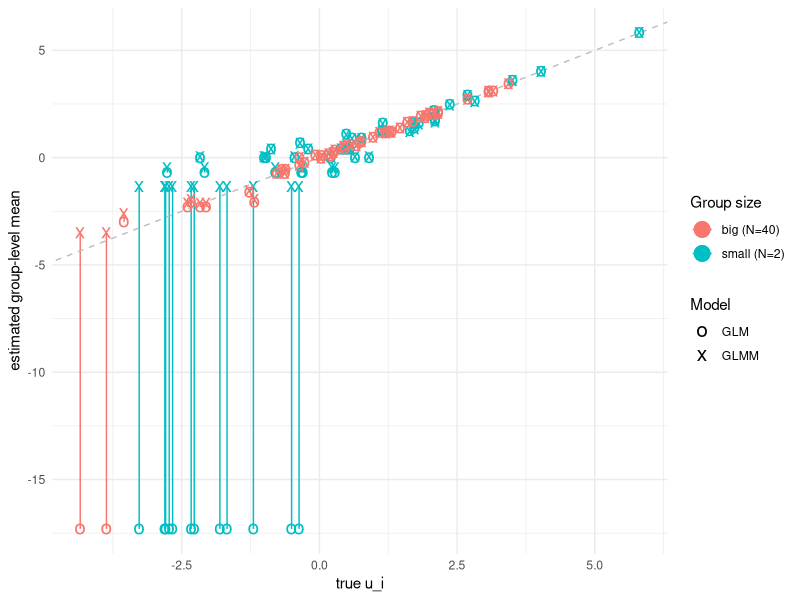
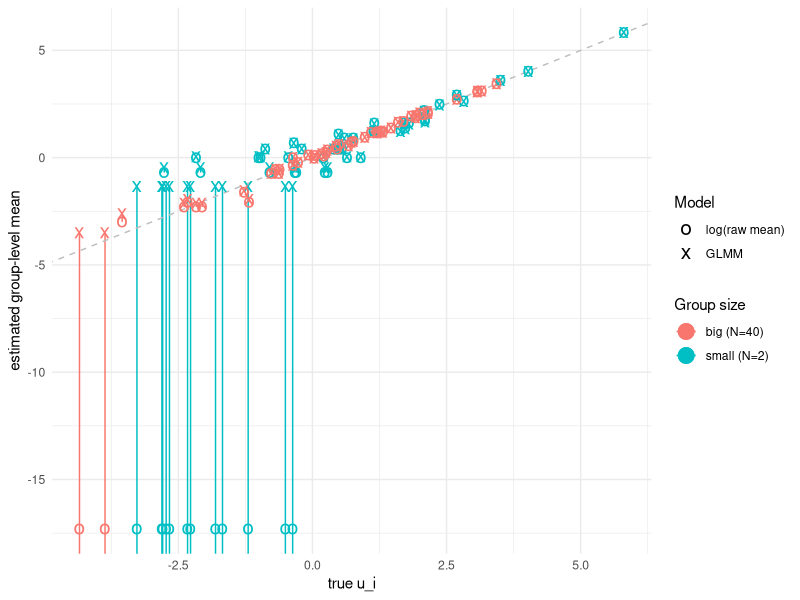

Recreate these plots in R, in order.
## Poisson random effects simulation

library(dplyr)
library(ggplot2)
library(lme4)
library(gridExtra)
theme_set(theme_minimal())

## set parameters for generating data
set.seed <- 7895
n_groups <- 100
means <- rnorm(n_groups, 0, 2)
overall_mean <- 0
ymin <- -4
ymax <- 4

## generate data
dat <- data_frame(
    group_id = rep(1:n_groups, rep(c(2, 40), each=n_groups/2)),
    y = rpois(length(group_id), exp(overall_mean + means[group_id])),
    true_u = means[group_id],
    true_mean = exp(overall_mean + means[group_id])
)

raw_means <- dat%>% group_by(group_id) %>%
    summarize(
        avg_y = mean(y), 
        sd_y = sd(y)
    )

## fit the models

fit_glm <- glm(y~factor(group_id)-1, data=dat, family="poisson")

fit_glmm <- glmer(y~(1|group_id), data=dat, family="poisson")


## get data to compare
means_compare <- data_frame(
    group_id = 1:n_groups,
    glmm_means_log = predict(fit_glmm, newdata=data.frame(group_id=1:n_groups)),
    glm_means_log = predict(fit_glm, newdata=data.frame(group_id=1:n_groups)),
    true_u = means[group_id],
    size = ifelse(group_id<=50, "small", "big")
) %>% left_join(raw_means)

ggplot(means_compare, aes(x=true_u, y=glmm_means_log, yend=glm_means_log, color=size)) +
    geom_segment(aes(xend=true_u)) + geom_abline(aes(slope=1, intercept=0),linetype=2, color="grey") +
    geom_point(aes(shape='x'), size=5) + ylab("estimated group-level mean") + xlab("true u_i") +
    geom_point(aes(y=glm_means_log, shape='o'), size=5) +
    scale_shape_manual(name="Model", labels=c("GLM", "GLMM"), values=c('x'='x', 'o'='o')) +
    scale_color_discrete(name="Group size", labels=c("big (N=40)", "small (N=2)"))

ggplot(means_compare, aes(x=true_u, y=glmm_means_log, yend=log(avg_y), color=size)) +
    geom_segment(aes(xend=true_u)) + geom_abline(aes(slope=1, intercept=0),linetype=2, color="grey") +
    geom_point(aes(shape='x'), size=5) + ylab("estimated group-level mean") + xlab("true u_i") +
    geom_point(aes(y=glm_means_log, shape='o'), size=5) +
    scale_shape_manual(name="Model", labels=c("log(raw mean)", "GLMM"), values=c('x'='x', 'o'='o')) +
    scale_color_discrete(name="Group size", labels=c("big (N=40)", "small (N=2)"))

